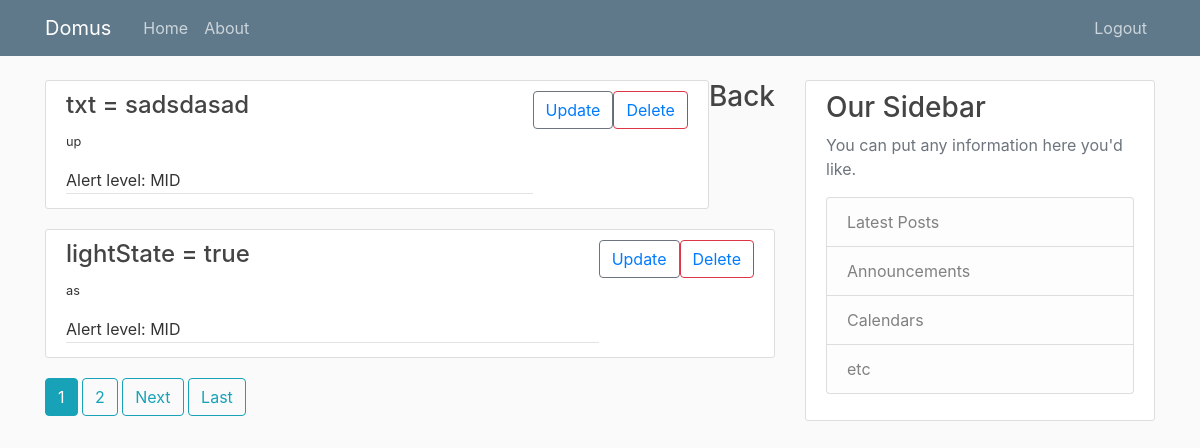
Screenshot of /category/4/device/35/alerts/ (signed in) with the database file from the repository.
### devices/models.py (models this page shows, shortened)
class Alert(models.Model):
    device = models.ForeignKey(Device,on_delete=models.CASCADE)
    attribute = models.ForeignKey(StateAttribute,on_delete=models.CASCADE)
    description = models.CharField(max_length=250)
    alert_condition = models.CharField(
        max_length = 1,
        choices = ALERT_CONDITIONS,
        default = CONDITION_EQUAL
    )
    alert_level = models.CharField(
        max_length = 3,
        choices = ALERT_LEVELS,
        default = ALERT_LEVEL_MID
    )
    value = models.CharField(max_length=30)

class StateAttribute(models.Model):
    name = models.CharField(max_length=30)
    description = models.CharField(max_length=250)
    devType = models.ForeignKey(DeviceType,on_delete= models.CASCADE)
    data_type = models.CharField(
        max_length=1,
        choices=DATA_CHOICES,
        default=STRING,
    )

### devices/views.py (the view)
# urls.py: path('category/<int:catpk>/device/<int:devpk>/alerts/',AlertListView.as_view(),name='alerts'),
class AlertListView(LoginRequiredMixin,UserPassesTestMixin,ListView):
    model = Alert
    template_name = 'devices/alerts.html'
    context_object_name = 'alert_list'
    paginate_by = 2
    def get_context_data(self, **kwargs):
        context = super().get_context_data(**kwargs)
        context['catid'] = self.kwargs.get('catpk')
        context['devid'] = self.kwargs.get('devpk')
        return context
    def get_queryset(self):
       dev = get_object_or_404(Device, id=self.kwargs.get('devpk'))
       return Alert.objects.filter(device = dev)
    def test_func(self):
        dev = get_object_or_404(Device, id=self.kwargs.get('devpk'))
        cat = get_object_or_404(Category, id=self.kwargs.get('catpk'), devices=dev)
        if(cat.owner == self.request.user):
            return True
        return False

### devices/templates/devices/alerts.html
{% extends "devices/paginable.html" %}
{% block content %}
<div class="float-md-right"> <a href="{% url 'device' catid devid %}"><h3>Back</h3></a></div>
    {% for item in alert_list %}
        <article class="media content-section">
            <div class="media-body">
                <div class="article-metadata">
                   <h4>{{ item.attribute.name }} {{ item.alert_condition }} {{ item.value }}</h4>
                    <p><small>{{ item.description }}</small></p>
                    <div>Alert level: {{ item.alert_level }} </div>
                </div>
            </div>
            <div>
                <button class="btn btn-outline-secondary" ><a href="{% url 'updatealert' catid devid item.id %}">Update</a></button>
            </div>
            <div>
                <button class="btn btn-outline-danger" ><a href="{% url 'deletealert' catid devid item.id %}">Delete</a></button>
            </div>
        </article>
    {% endfor %}
{% endblock content %}

### devices/static/devices/main.css (style rules this page uses)
body { background: #fafafa; color: #333333; margin-top: 5rem; }
h1, h2, h3, h4, h5, h6 { color: #444444; }
.content-section { background: #ffffff; padding: 10px 20px; border: 1px solid #dddddd; border-radius: 3px; margin-bottom: 20px; }
.article-metadata { padding-bottom: 1px; margin-bottom: 4px; border-bottom: 1px solid #e3e3e3 }

### rows the page displays
Alert: attribute.name "txt", alert_condition "=", value "sadsdasad", description "up", alert_level "MID"
Alert: attribute.name "lightState", alert_condition "=", value "true", description "as", alert_level "MID"

### other values shown
{{ num }} "1"
{{ num }} "2"
